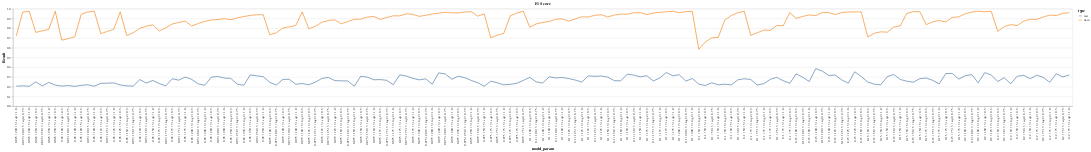

Notebook source saved alongside this figure:
### Code cell
### look at the raw "messy" data
df = csv_data.copy()
df = df[df.Score=='F1']

chart = alt.Chart(df).mark_line().encode(
    x = 'model_param:O',
    y = 'Result:Q',
    color = 'type:N',

).properties(
    title = 'F1 Score'
)
chart

### Figure 1 — Vega-Lite specification as saved in the notebook (floating-point values rounded to 4 significant figures; data arrays with more than 128 entries replaced by an {"elided": "..."} marker saying what was removed)
{"config": {"view": {"continuousWidth": 400, "continuousHeight": 300}}, "data": {"name": "data-d20f567b992f44565224960deb037e01"}, "mark": "line", "encoding": {"color": {"field": "type", "type": "nominal"}, "x": {"field": "model_param", "type": "ordinal"}, "y": {"field": "Result", "type": "quantitative"}}, "title": "F1 Score", "$schema": "https://vega.github.io/schema/vega-lite/v4.17.0.json", "datasets": {"data-d20f567b992f44565224960deb037e01": {"elided": "326 records"}}}
